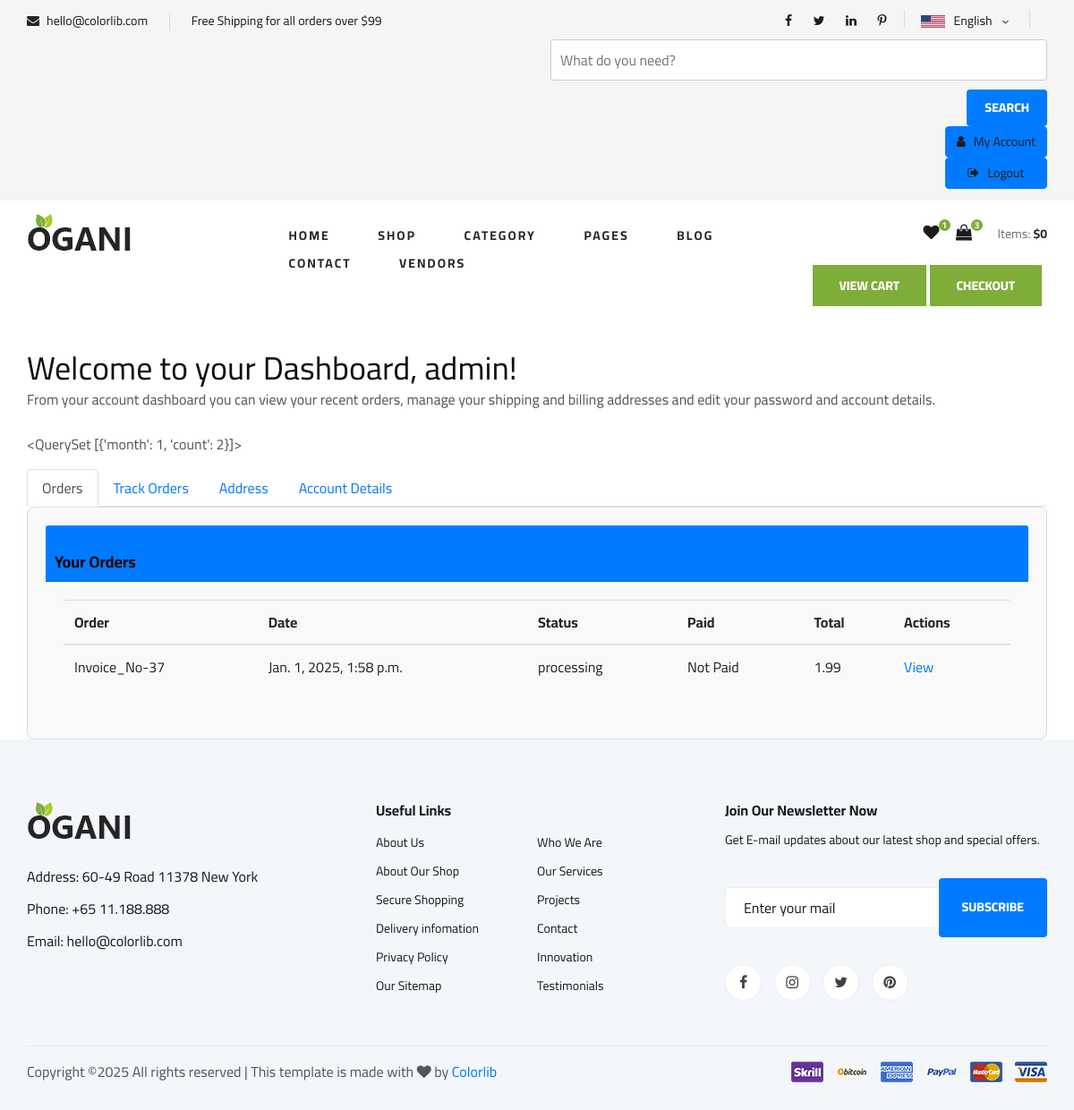
The app's page /customer_dashboard (signed in) with its own data.
### userauth/models.py (models this page shows, shortened)
class User(AbstractUser):
    email = models.EmailField(unique=True)
    bio = models.CharField(max_length=255, blank=True, null=True)
    USERNAME_FIELD = "email"  # Login will be with email instead of username
    REQUIRED_FIELDS = ["username"]  # Make username required during user creation

### core/models.py (models this page shows, shortened)
class CartOrder(models.Model):
    user = models.ForeignKey(User, on_delete=models.CASCADE)
    price = models.DecimalField(max_digits=10, decimal_places=2, default="1.99")
    paid_status = models.BooleanField(default=False)
    order_date = models.DateTimeField(auto_now_add=True)
    product_status = models.CharField(choices=ORDER_STATUS_CHOICES, max_length=30, default="processing")
    payment_method = models.CharField(choices=METHOD, max_length=30, default="COD")
    payment_completed = models.BooleanField(default=False)
    class Meta:
        verbose_name_plural = "Cart Orders"

### core/views.py (the view, shortened to what this page needs)
# urls.py: path('customer_dashboard', views.customer_dashboard, name='customer_dashboard'),
@login_required
def customer_dashboard(request):
    orders_list=CartOrder.objects.filter(user=request.user).order_by('-id')
    address= Address.objects.filter(user=request.user)
    orders= CartOrder.objects.annotate(month= ExtractMonth('order_date')).values('month').annotate(count=Count('id')).values('month', 'count')
    context={
        'orders': orders,
        'orders_list':orders_list,
        'address':address
    }
    return render(request, 'core/customer_dashboard.html', context)

### templates/core/customer_dashboard.html (shortened to what this page needs)
{% extends "partials/base.html" %}
{% load static %}
{% block content %}
<div class="container mt-5">
    <h2>Welcome to your Dashboard, {{ user.username }}!</h2>
    <p>From your account dashboard you can view your recent orders, manage your shipping and billing addresses and edit your password and account details.</p>
     <div class="mt-4">
        <p>
            {{orders}}
        </p>
    </div>
    <ul class="nav nav-tabs" id="dashboardTab" role="tablist">
        <li class="nav-item">
            <a class="nav-link active" id="orders-tab" data-toggle="tab" href="#orders" role="tab" aria-controls="orders" aria-selected="true">Orders</a>
        </li>
        <li class="nav-item">
            <a class="nav-link" id="track-orders-tab" data-toggle="tab" href="#track-orders" role="tab" aria-controls="track-orders" aria-selected="false">Track Orders</a>
        </li>
        <li class="nav-item">
            <a class="nav-link" id="address-tab" data-toggle="tab" href="#address" role="tab" aria-controls="address" aria-selected="false">Address</a>
        </li>
        <li class="nav-item">
            <a class="nav-link" id="account-details-tab" data-toggle="tab" href="#account-details" role="tab" aria-controls="account-details" aria-selected="false">Account Details</a>
        </li>
    </ul>
    <div class="tab-content" id="dashboardTabContent">
        <div class="tab-pane fade show active" id="orders" role="tabpanel" aria-labelledby="orders-tab">
            <div class="card">
                <div class="card-header">
                    <h3 class="mb-0">Your Orders</h3>
                </div>
                <div class="card-body">
                    <div class="table-responsive">
                        <table class="table">
                            <thead>
                                <tr>
                                    <th>Order</th>
                                    <th>Date</th>
                                    <th>Status</th>
                                    <th>Paid</th>
                                    <th>Total</th>
                                    <th>Actions</th>
                                </tr>
                            </thead>
                            <tbody>
   {% for o in orders_list %}
    <tr>
        <td>Invoice_No-{{ o.id }}</td>
        <td>{{ o.order_date }}</td>
        <td>{{ o.product_status }}</td>
        {% if o.paid_status %}
            <td>Paid</td>
        {% else %}
            <td>Not Paid</td>
        {% endif %}
        <td>{{ o.price }}</td>
        <td><a href="{% url 'core:order_detail' o.id %}">View</a></td>
    </tr>
{% endfor %}
                            </tbody>
                        </table>
                    </div>
                </div>
            </div>
        </div>
    </div>
</div>
{% endblock %}

### static/css/style.css (style rules this page uses)
html, body { height: 100%; font-family: "Cairo", sans-serif; -webkit-font-smoothing: antialiased; font-smoothing: antialiased; }
h1, h2, h3, h4, h5, h6 { margin: 0; color: #111111; font-weight: 400; font-family: "Cairo", sans-serif; }
h2 { font-size: 36px; }
h3 { font-size: 30px; }
p { font-size: 16px; font-family: "Cairo", sans-serif; color: #6f6f6f; font-weight: 400; line-height: 26px; margin: 0 0 15px 0; }
ul, ol { padding: 0; margin: 0; }
@media only screen and (min-width: 1200px) { .container { max-width: 1170px; } }

### templates/core/customer_dashboard.html (style rules this page uses)
.card { border: 1px solid #ddd; border-radius: 8px; padding: 20px; box-shadow: 0 4px 8px rgba(236, 221, 221, 0.1); background-color: #f9f9f9; }
.card-header { background-color: #007bff; color: white; padding: 10px; border-radius: 8px 8px 0 0; }
h3 { font-size: 18px; color: #333; margin-bottom: 10px; }
p { font-size: 16px; color: #555; }
h3 { margin-top: 20px; color:rgb(6, 6, 6); font-weight: bold; }
.card-body { padding: 20px; }

### records on screen
User: username "admin"
CartOrder: id "37", order_date "Jan. 1, 2025, 1:58 p.m.", product_status "processing", paid_status "Not Paid", price "1.99"

### other values on screen
{{ cart_total_amount }} "0"
{{ orders }} "<QuerySet [{'month': 1, 'count': 2}]>"
